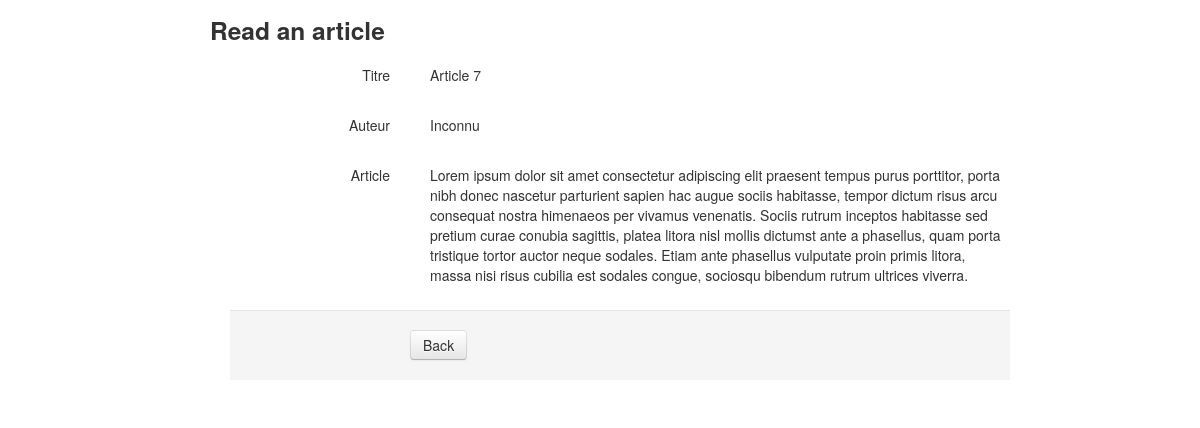
The app's page /dashboard/read.php?id=7 with its own data.
### tables this page shows
CREATE TABLE `articles` (
  `id` int(11) NOT NULL,
  `titre` varchar(255) NOT NULL,
  `auteur` varchar(100) NOT NULL,
  `article` text
);

### dashboard/read.php (the view, shortened to what this page needs)
<?php
    $id = null;
    if ( !empty($_GET['id'])) {
        $id = $_REQUEST['id'];
    }
    if ( null==$id ) {
        header("Location: index.php");
    } else {
        $pdo = Database::connect();
        $pdo->setAttribute(PDO::ATTR_ERRMODE, PDO::ERRMODE_EXCEPTION);
        $sql = "SELECT * FROM articles where id = ?";
        $q = $pdo->prepare($sql);
        $q->execute(array($id));
        $data = $q->fetch(PDO::FETCH_ASSOC);
    }
?>
<!DOCTYPE html>
<html lang="en">
<head>
    <link   href="css/bootstrap.min.css" rel="stylesheet">
</head>
<body>
    <div class="container">
                <div class="span10 offset1">
                    <div class="row">
                        <h3>Read an article</h3>
                    </div>
                    <div class="form-horizontal" >
                      <div class="control-group">
                        <label class="control-label">Titre</label>
                        <div class="controls">
                            <label class="checkbox">
                                <?php echo $data['titre'];?>
                            </label>
                        </div>
                      </div>
                      <div class="control-group">
                        <label class="control-label">Auteur</label>
                        <div class="controls">
                            <label class="checkbox">
                                <?php echo $data['auteur'];?>
                            </label>
                        </div>
                      </div>
                      <div class="control-group">
                        <label class="control-label">Article</label>
                        <div class="controls">
                            <label class="checkbox">
                                <?php echo $data['article'];?>
                            </label>
                        </div>
                      </div>
                        <div class="form-actions">
                          <a class="btn" href="index.php">Back</a>
                       </div>
                    </div>
                </div>
    </div>
  </body>
</html>

### records on screen
articles: titre "Article 7", auteur "Inconnu", article "Lorem ipsum dolor sit amet consectetur adipiscing elit praesent tempus purus porttitor, porta nibh donec nascetur parturient sapien hac augue sociis habitasse, tempor dictum risus arcu consequat nostra himenaeos per vivamus venenatis. Sociis rutrum inceptos habitasse sed pretium curae conubia sagittis, platea litora nisl mollis dictumst ante a phasellus, quam porta tristique tortor auctor neque sodales. Etiam ante phasellus vulputate proin primis litora, massa nisi risus cubilia est sodales congue, sociosqu bibendum rutrum ultrices viverra."
